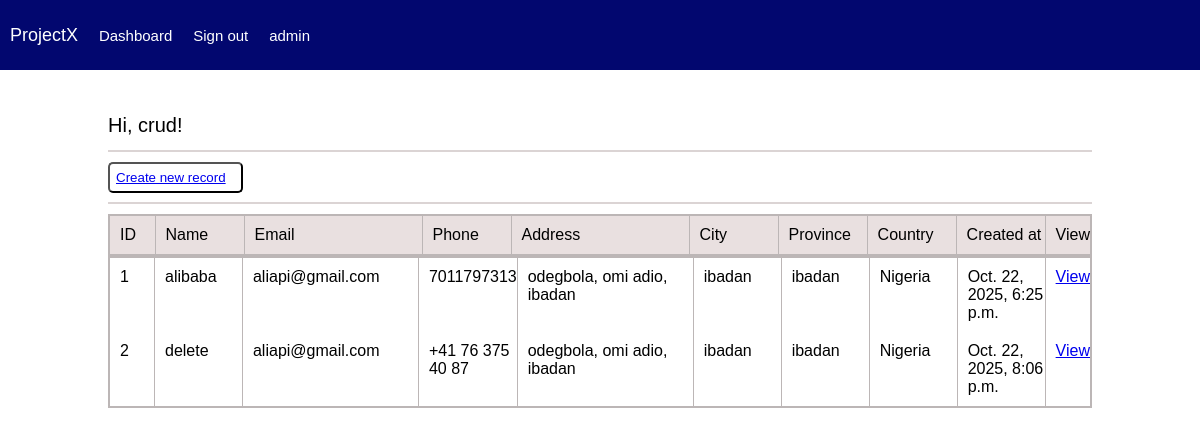
Page /dashboard (signed in) on the committed database.
### crudapp1/models.py (models this page shows, shortened)
class CustomUser(AbstractUser):
    city = models.CharField(max_length=255,null=True,blank=True)
    email = models.EmailField(unique=True,null=True,blank=True)
    address = models.TextField(max_length=1000)
    state = models.CharField(max_length=200)
    phone = models.CharField(max_length=15,null=True,blank=True)
    def __str__(self):
        return self.username

class Account(models.Model):
    user = models.OneToOneField(CustomUser,on_delete=models.SET_NULL,null=True, related_name='asuser' )
    first_name = models.CharField(max_length=200)
    last_name = models.CharField(max_length=200)
    email = models.CharField(max_length=200)
    phone = models.CharField(max_length=20)
    address = models.CharField(max_length=1000)
    city= models.CharField(max_length=255)
    province = models.CharField(max_length=200)
    country = models.CharField(max_length=200)
    created_at = models.DateTimeField(auto_now_add=True)

### crudapp1/views.py (the view)
# urls.py: path('dashboard',views.dashboard,name='dashboard'),
@login_required(
    login_url="login"
)  # this line of code ensures that only user thta is authenticated or logged in  can have access to sees the dashboard if you are able too login to the backend  of the website it means ure are an admin ao if any other user logged in into the website initially , if you refresh the sebsite , it will log the user out and log you in but if you now logout of the backend after this , the it will redirect us to the loginpage again
def dashboard(request):
    account = Account.objects.all()
    context = {"account": account}
    return render(request, "dashboard.html", context=context)

### templates/dashboard.html (shortened to what this page needs)
<!DOCTYPE html>
<html lang="en">
<head>
    <link rel="stylesheet" href="../static/assets/css/header.css">
       <link rel="stylesheet" href="../static/assets/css/general.css">
    <link rel="stylesheet" href="../static/assets/css/dashboard.css">
</head>
<body>
    <div class="dashboard-header">
        <div class="left">
            <a class="project" href="#">ProjectX</a>
            <a class="dashboard" href="">Dashboard</a>
            <a class="logout" href="logout">Sign out</a>
            <a class="admin" href="http://127.0.0.1:8000/admin/">admin</a>
        </div>
        <div class="right"></div>
    </div>
    <div class="body-div">
        <div class="dashboard-main-div">
            <div class="dash-div1">
                <p>Hi, {{user}}!</p>
            </div>
            <div class="dash-div2">
                <button class="new-record-buttom"> <a href="create" target="_blank"  >Create new record</a></button>
            </div>
              <div class="dashboard-table-div">
                    <div class="dashboard-table-div1">
                        <div class="id">
                            ID
                        </div>
                        <div class="name">
                            Name
                        </div>
                        <div class="email">
                            Email
                        </div>
                        <div class="phone">
                            Phone
                        </div>
                        <div class="address">
                            Address
                        </div>
                        <div class="city">
                            City
                        </div>
                        <div class="Province">
                            Province
                        </div>
                        <div class="country">
                            Country
                        </div>
                        <div class="created-at">
                            Created at
                        </div>
                        <div class="view">
                            View
                        </div>
                    </div>
                    <div class="dashboard-table-div2">
                        {% for account in account%}
                            <div class="id">
                                {{account.id}}
                            </div>
                            <div class="name">
                                {{account.first_name}}
                            </div>
                            <div class="email">
                                {{account.email}}
                            </div>
                            <div class="phone">
                                {{account.phone}}
                            </div>
                            <div class="address">
                                {{account.address}}
                            </div>
                            <div class="city">
                                {{account.city}}
                            </div>
                            <div class="Province">
                                {{account.province}}
                            </div>
                            <div class="country">
                                {{account.country}}
                            </div>
                            <div class="created-at">
                                {{account.created_at}}
                            </div>
                            <a class="view" href="{% url 'details' account.id %}" type="button">View</a>
                        {%endfor%}
                    </div>
                </div>
        </div>
    </div>
</body>
</html>

### static/assets/css/header.css (style rules this page uses)
.left { display: flex; height: 100%; width: 300px; justify-content: space-between; align-items: center; padding-left: 10px; color: white; font-size: 15px; }
.right { flex: 1; }
.project { font-size: 18px; color: white; text-decoration: none; }
.dashboard, .logout,.admin { color: white; text-decoration: none; }

### static/assets/css/general.css (style rules this page uses)
body { font-family: Arial, Helvetica, sans-serif; }
p { margin: 0px; }

### static/assets/css/dashboard.css (style rules this page uses)
.dashboard-header { background-color: rgb(2, 7, 111); height: 70px; display: flex; margin-bottom: 20px; position: fixed; top:0px; left: 0px; right: 0px; }
.dashboard-main-div { margin-top: 100px; padding-left:100px; padding-right: 100px; }
.dashboard-table-div { display: grid; grid-template-columns: 1fr; min-width: 0px; }
.dashboard-table-div1 { display: grid; grid-template-columns: 0.5fr 1fr 2fr 1fr 2fr 1fr 1fr 1fr 1fr 0.5fr; border: solid 2px rgb(188, 182, 182); background-color: rgb(233, 224, 224); }
.dashboard-table-div2 { display: grid; grid-template-columns: 0.5fr 1fr 2fr 1fr 2fr 1fr 1fr 1fr 1fr 0.5fr; border: solid 2px rgb(188, 182, 182); }
.dash-div1 { display: flex; flex:1; align-items: center; font-size: 20px; border-bottom-color: grey solid 5px; height: 50px; }
.dash-div2 { display:flex; height: 50px; align-items: center; margin-bottom: 10px; border-top: solid 2px rgb(219, 212, 212); border-bottom: solid 2px rgb(219, 212, 212) }
.new-record-buttom { padding-top: 6px; padding-bottom: 6px; padding-right: 15px; border-radius: 5px; margin-bottom: 5px; margin-top: 5px; background-color: white; color: grey; }
.name,.email,.phone,.address,.city,.Province,.country,.created-at,.view { justify-content: start; padding-top: 10px; padding-bottom: 10px; border-left: rgb(188, 182, 182) solid 1px; padding-left: 10px; }
.id { justify-content: start; padding-top: 10px; padding-bottom: 10px; padding-left: 10px; padding-right: -10px; }
.dashboard, .logout, .admin { color: white; text-decoration: none; }

### rows in the picture
CustomUser: username "crud"
Account: id "1", first_name "alibaba", email "aliapi@gmail.com", phone "7011797313", address "odegbola, omi adio, ibadan", city "ibadan", province "ibadan", country "Nigeria", created_at "Oct. 22, 2025, 6:25 p.m."
Account: id "2", first_name "delete", email "aliapi@gmail.com", phone "+41 76 375 40 87", address "odegbola, omi adio, ibadan", city "ibadan", province "ibadan", country "Nigeria", created_at "Oct. 22, 2025, 8:06 p.m."
